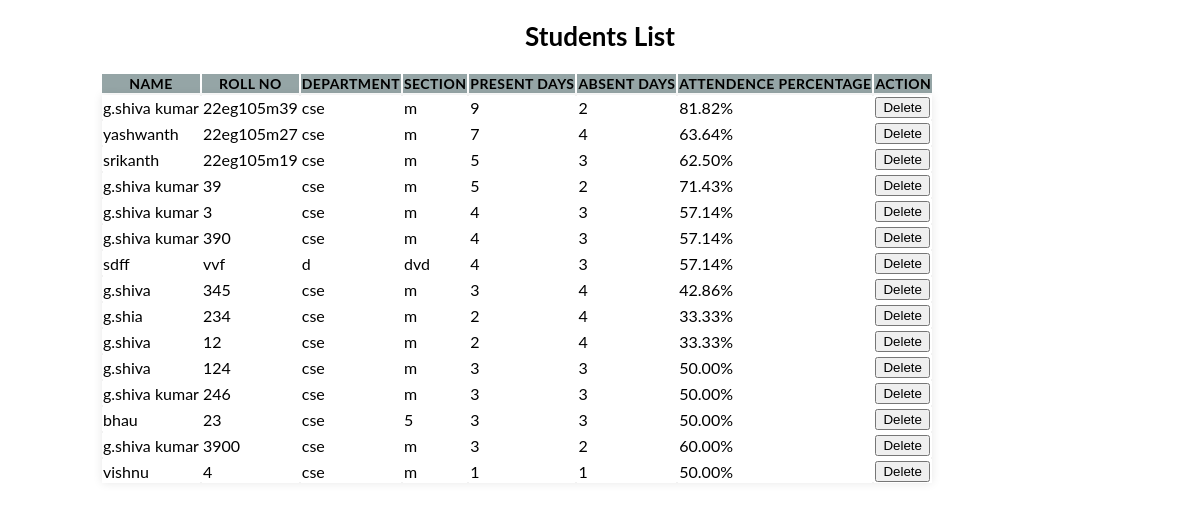
Page /students_list on the committed database.
### app.py (models this page shows, shortened)
class Student(db.Model):
    id = db.Column(db.Integer, primary_key=True)
    name = db.Column(db.String(100), nullable=False)
    roll_number = db.Column(db.String(20), unique=True, nullable=False)
    department = db.Column(db.String(100), nullable=False)
    section = db.Column(db.String(20), nullable=False)

### app.py (the view)
@app.route('/students_list')
def sl():
    students = Student.query.all()
    present_absent_counts = {}
    for student in students:
        present_count = Attendance.query.filter_by(student_id=student.id, present=True).count()
        absent_count = Attendance.query.filter_by(student_id=student.id, present=False).count()
        total_days = present_count + absent_count
        attendance_percentage = (present_count / total_days) * 100 if total_days != 0 else 0
        present_absent_counts[student.id] = {'present': present_count, 'absent': absent_count, 'attendance_percentage': attendance_percentage}
    return render_template('students_list.html', students=students, present_absent_counts=present_absent_counts)

### templates/students_list.html (shortened to what this page needs)
<!DOCTYPE html>
<html lang="en">
<head>
    <link rel="stylesheet" href="{{url_for('static',filename='css/students_list.css')}}">
</head>
<body>
    <main class="container">
        <h2>Students List</h2>
        <table class="responsive-table">
            <thead class="table-header">
                <tr>
                    <th class="col col-1">NAME</th>
                    <th class="col col-2">ROLL NO</th>
                    <th class="col col-3">DEPARTMENT</th>
                    <th class="col col-4">SECTION</th>
                    <th class="col col-1">PRESENT DAYS</th>
                    <th class="col col-2">ABSENT DAYS</th>
                    <th class="col col-3">ATTENDENCE PERCENTAGE</th>
                    <th class="col col-4">ACTION</th>
                </tr>
            </thead>
            <tbody class="table-row">
                {% for student in students %}
                <tr>
                    <td class="col col-1">{{ student.name }}</td>
                    <td class="col col-2">{{ student.roll_number }}</td>
                    <td class="col col-3">{{ student.department }}</td>
                    <td class="col col-4">{{ student.section }}</td>
                    <td class="col col-1">{{ present_absent_counts[student.id]['present'] }}</td>
                    <td class="col col-2">{{ present_absent_counts[student.id]['absent'] }}</td>
                    <td class="col col-3">{{ '%.2f' % present_absent_counts[student.id]['attendance_percentage'] }}%</td>
                    <td class="col col-4">
                        <form method="post" action="{{ url_for('delete_student', id=student.id) }}">
                            <button type="submit">Delete</button>
                        </form>
                    </td>
                </tr>
                {% endfor %}
            </tbody>
        </table>
    </main>
</body>
</html>

### static/css/students_list.css (style rules this page uses)
body { font-family: 'lato', sans-serif; }
.container { max-width: 1000px; margin-left: auto; margin-right: auto; padding-left: 10px; padding-right: 10px; }

### rows in the picture
Student: name "g.shiva kumar", roll_number "22eg105m39", department "cse", section "m", present_absent_counts "9", present_absent_counts "2", id "81.82"
Student: name "yashwanth", roll_number "22eg105m27", department "cse", section "m", present_absent_counts "7", present_absent_counts "4", id "63.64"
Student: name "srikanth", roll_number "22eg105m19", department "cse", section "m", present_absent_counts "5", id "3", id "62.50"
Student: name "g.shiva kumar", roll_number "39", department "cse", section "m", present_absent_counts "5", present_absent_counts "2", id "71.43"
Student: name "g.shiva kumar", roll_number "3", department "cse", section "m", present_absent_counts "4", id "57.14"
Student: name "g.shiva kumar", roll_number "390", department "cse", section "m", present_absent_counts "4", present_absent_counts "3", id "57.14"
Student: name "sdff", roll_number "vvf", department "d", section "dvd", present_absent_counts "4", present_absent_counts "3", id "57.14"
Student: name "g.shiva", roll_number "345", department "cse", section "m", present_absent_counts "3", present_absent_counts "4", id "42.86"
Student: name "g.shia", roll_number "234", department "cse", section "m", present_absent_counts "2", present_absent_counts "4", id "33.33"
Student: name "g.shiva", roll_number "12", department "cse", section "m", present_absent_counts "2", present_absent_counts "4", id "33.33"
Student: name "g.shiva", roll_number "124", department "cse", section "m", present_absent_counts "3", id "50.00"
Student: name "g.shiva kumar", roll_number "246", department "cse", section "m", present_absent_counts "3", id "50.00"
Student: name "bhau", roll_number "23", department "cse", section "5", present_absent_counts "3", id "50.00"
Student: name "g.shiva kumar", roll_number "3900", department "cse", section "m", present_absent_counts "3", present_absent_counts "2", id "60.00"
Student: name "vishnu", roll_number "4", department "cse", section "m", present_absent_counts "1", id "50.00"
